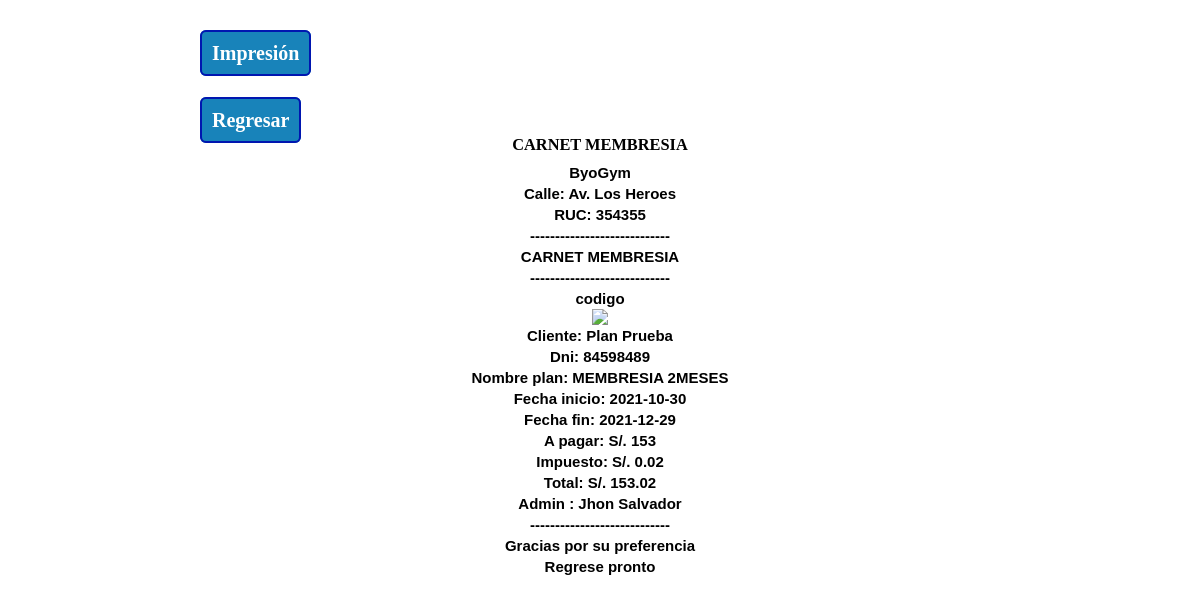
Screenshot of /generar_carnet_plan1.php?codigo=2021103020 (signed in) with the database file from the repository.
### tables this page shows
CREATE TABLE `empresa` (
  `id_empresa` int(11) NOT NULL,
  `empresa` varchar(200) NOT NULL,
  `direccion` varchar(200) NOT NULL,
  `ruc` varchar(100) NOT NULL,
  `telefono` int(9) NOT NULL,
  `impuesto_planes` float NOT NULL
);

CREATE TABLE `plan_cliente` (
  `id_plan_cliente` int(11) NOT NULL,
  `codigo` varchar(200) NOT NULL,
  `fecha_inicio` date NOT NULL,
  `fecha_fin` date NOT NULL,
  `id_cliente` int(8) NOT NULL,
  `id_plan` int(11) NOT NULL
);

CREATE TABLE `cliente` (
  `dnic` int(8) NOT NULL,
  `nombrec` varchar(50) NOT NULL,
  `apellidoc` varchar(50) NOT NULL,
  `correo` varchar(50) NOT NULL,
  `telefono` int(9) NOT NULL,
  `estado` int(1) NOT NULL
);

CREATE TABLE `membresias` (
  `idmemb` int(11) NOT NULL,
  `nommemb` varchar(50) NOT NULL,
  `descripcion` varchar(254) NOT NULL,
  `precio` double NOT NULL,
  `tipo_tiempo` varchar(20) NOT NULL,
  `numero_tiempo` int(11) NOT NULL
);

### generar_carnet_plan1.php (the view, shortened to what this page needs)
<?php
$codigo=$_GET['codigo'];
?>
<!DOCTYPE html PUBLIC "-//W3C//DTD XHTML 1.0 Transitional//EN" "http://www.w3.org/TR/xhtml1/DTD/xhtml1-transitional.dtd">
<html xmlns="http://www.w3.org/1999/xhtml">
<head>
  <link rel='stylesheet' type='text/css' href='css/style.css' />
  <link rel='stylesheet' type='text/css' href='css/print.css' media="print" />
</head>
<body>
  <?php
    include_once 'funciones/funciones1.php';
  ?>
  <?php
    $query31=mysqli_query($con,"select * from empresa ")or die(mysqli_error());
    while($row31=mysqli_fetch_array($query31)){
    $nombre_empresa=$row31['empresa'];
    $direccion_empresa=$row31['direccion'];
        $ruc_empresa=$row31['ruc'];
        $impuesto_planes=$row31['impuesto_planes']/100;
    }
    $query6=mysqli_query($con,"select * from membresias AS p INNER JOIN plan_cliente AS z
      ON p.idmemb = z.id_plan INNER JOIN cliente AS c
      ON c.dnic = z.id_cliente where codigo='$codigo' ")or die(mysqli_error());
    while($row6=mysqli_fetch_array($query6)){
      $fecha_inicio=$row6['fecha_inicio'];
           $fecha_fin=$row6['fecha_fin'];
        $precio=$row6['precio'];
               $nombre_plan=$row6['nommemb'];
                        $nombre_cliente=$row6['nombrec'];
                        $apellido_cliente=$row6['apellidoc'];
                                       $dni=$row6['dnic'];
    }
$total_pgar=$precio+$impuesto_planes;
$session_id=$_SESSION['nombre'];;
  ?>
  <div id="page-wrap">
    <div class="container">
<br>
<br>
   <a class = "btn btn-success btn-print" style="    text-decoration: none;
    padding: 10px;
    font-weight: 600;
    font-size: 20px;
    color: #ffffff;
    background-color: #1883ba;
    border-radius: 6px;
    border: 2px solid #0016b0; " href = "" onclick = "window.print()"><i class ="glyphicon glyphicon-print"></i> Impresión</a>
    <br>
   <br>
      <br>
 <a class = "btn btn-success btn-print" style="    text-decoration: none;
    padding: 10px;
    font-weight: 600;
    font-size: 20px;
    color: #ffffff;
    background-color: #1883ba;
    border-radius: 6px;
    border: 2px solid #0016b0; " href = "ventas-planes-totales.php" ><i class ="glyphicon glyphicon-print"></i>Regresar</a>
                  <center>
                  <h3>CARNET MEMBRESIA</h3>
                  </center>
<center>            <table class="table table-bordered table-striped"  style="border:none;">
                    <thead>
                   <tr>
                        <th style="border:none;">
  <?php echo $nombre_empresa;?>
  <br>
  Calle: <?php echo $direccion_empresa;?>
  <br>
  RUC: <?php echo $ruc_empresa;?>
  <br>
  ----------------------------
   <br>
   CARNET MEMBRESIA
     <br>
  ----------------------------
   <br>
codigo
<br>
<img src="barcode.php?text=<?php echo $codigo; ?>&size=50&orientation=horizontal&codetype=Code39&print=true&sizefactor=1" />
   <br>
    Cliente: <?php echo $nombre_cliente." ".$apellido_cliente;?>
  <br>
  Dni: <?php echo $dni;?>
  <br>
  Nombre plan: <?php echo $nombre_plan;?>
    <br>
  Fecha inicio: <?php echo $fecha_inicio;?>
        <br>
  Fecha fin: <?php echo $fecha_fin;?>
            <br>
  A pagar: S/. <?php echo $precio;?>
         <br>
           Impuesto: S/. <?php echo $impuesto_planes;?>
         <br>
                   Total: S/. <?php echo $total_pgar;?>
         <br>
  Admin :  <?php echo $session_id;?>
    <br>
  ----------------------------
    <br>
    Gracias por su preferencia
      <br>
    Regrese pronto
                        </th>
                      </tr>
                    </thead>
                  </table>
</center>
  </div>
</body>
</html>

### css/style.css (style rules this page uses)
* { margin: 0; padding: 0; }
body { font: 14px/1.4 Georgia, serif; }
#page-wrap { width: 800px; margin: 0 auto; }
table { border-collapse: collapse; }
table td, table th { border: 1px solid black; padding: 5px; }

### generar_carnet_plan1.php (style rules this page uses)
tr { font-family:'Helvetica','Verdana','Monaco',sans-serif; border:none; font-size: 15px; }

### rows the page displays
empresa: empresa "ByoGym", direccion "Av. Los Heroes", ruc "354355", impuesto_planes "0.02"
plan_cliente: id_cliente.nombrec "Plan", id_cliente.apellidoc "Prueba", id_cliente.dnic "84598489", id_plan.nommemb "MEMBRESIA 2MESES", fecha_inicio "2021-10-30", fecha_fin "2021-12-29", id_plan.precio "153", id_plan.impuesto_planes "153.02"

### other values shown
$session_id "Jhon Salvador"
